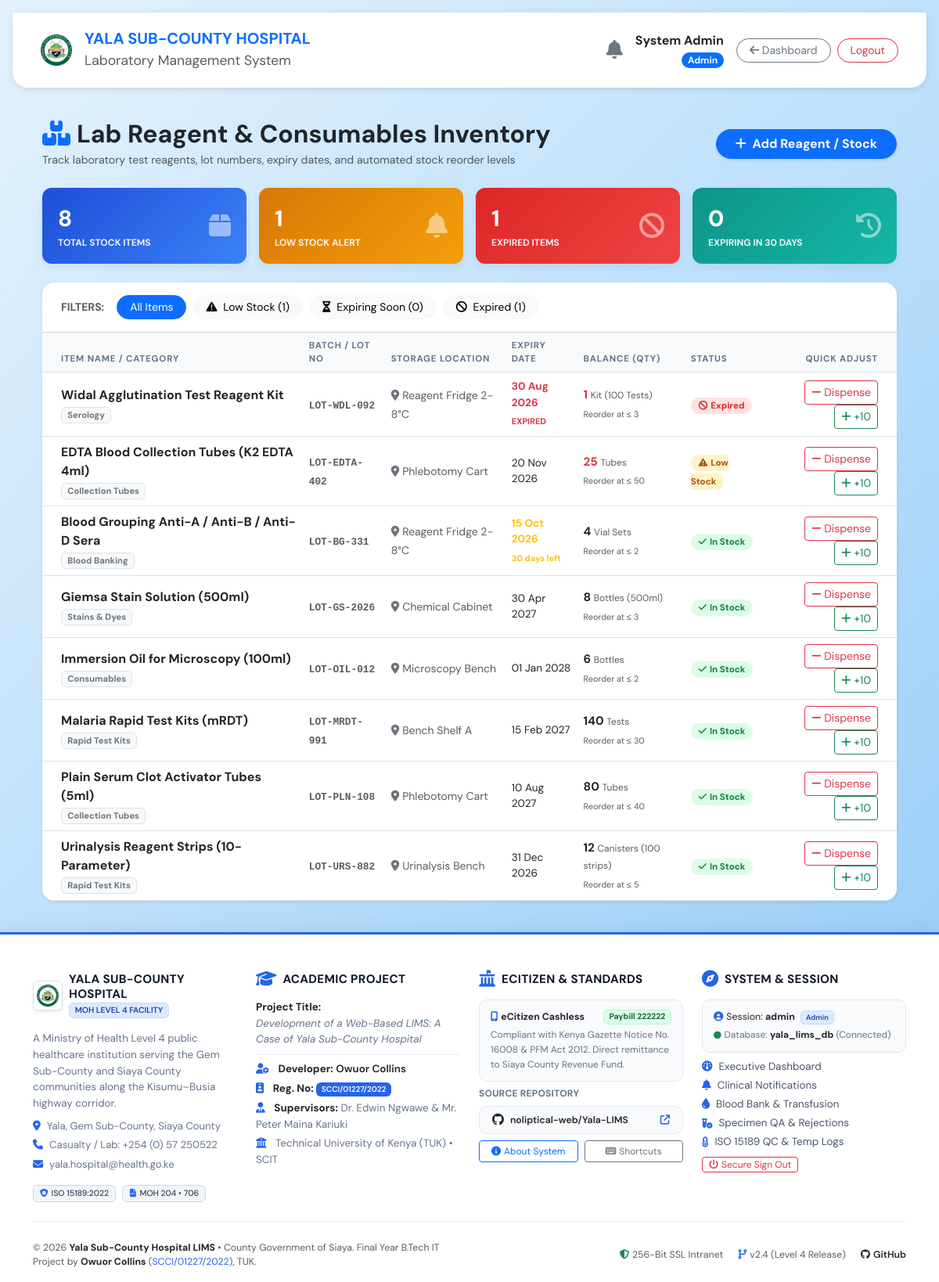
The app's page /inventory.php (signed in) with its own data.
### tables this page shows
CREATE TABLE `lab_inventory` (
  `item_id` int(11) NOT NULL AUTO_INCREMENT,
  `item_name` varchar(150) NOT NULL,
  `category` varchar(50) NOT NULL,
  `batch_number` varchar(50) NOT NULL,
  `expiry_date` date NOT NULL,
  `quantity_on_hand` int(11) NOT NULL DEFAULT 0,
  `unit_of_measure` varchar(30) NOT NULL,
  `reorder_level` int(11) NOT NULL DEFAULT 10,
  `storage_location` varchar(100) DEFAULT 'Main Lab Shelf',
  `status` enum('In Stock','Low Stock','Expired') DEFAULT 'In Stock',
  `created_at` timestamp NOT NULL DEFAULT current_timestamp(),
  `updated_at` timestamp NOT NULL DEFAULT current_timestamp() ON UPDATE current_timestamp(),
  PRIMARY KEY (`item_id`)
);

### inventory.php (the view, shortened to what this page needs)
<?php
require_once 'includes/db_connect.php';
$total_items  = $conn->query("SELECT COUNT(*) FROM lab_inventory")->fetch_row()[0] ?? 0;
$low_stock    = $conn->query("SELECT COUNT(*) FROM lab_inventory WHERE quantity_on_hand <= reorder_level AND expiry_date >= CURDATE()")->fetch_row()[0] ?? 0;
$expired_cnt  = $conn->query("SELECT COUNT(*) FROM lab_inventory WHERE expiry_date < CURDATE()")->fetch_row()[0] ?? 0;
$expiring_soon= $conn->query("SELECT COUNT(*) FROM lab_inventory WHERE expiry_date BETWEEN CURDATE() AND DATE_ADD(CURDATE(), INTERVAL 30 DAY)")->fetch_row()[0] ?? 0;
$cat_filter = $_GET['cat'] ?? '';
$status_filter = $_GET['status'] ?? '';
$where = "WHERE 1=1";
$query = "SELECT * FROM lab_inventory $where ORDER BY (expiry_date < CURDATE()) DESC, (quantity_on_hand <= reorder_level) DESC, item_name ASC";
$stmt = $conn->prepare($query);
$stmt->execute();
$items = $stmt->get_result()->fetch_all(MYSQLI_ASSOC);
include 'includes/header.php';
?>
<div class="container py-3">
    <div class="d-flex align-items-center justify-content-between flex-wrap gap-3 mb-4">
        <div>
            <h2 class="fw-bold text-dark mb-1"><i class="fa-solid fa-boxes-stacked text-primary me-2"></i>Lab Reagent & Consumables Inventory</h2>
            <p class="text-muted mb-0" style="font-size:0.88rem;">Track laboratory test reagents, lot numbers, expiry dates, and automated stock reorder levels</p>
        </div>
        <div class="d-flex gap-2">
            <button class="btn btn-primary rounded-pill px-4 fw-bold shadow-sm" data-bs-toggle="modal" data-bs-target="#addItemModal">
                <i class="fa-solid fa-plus me-1"></i> Add Reagent / Stock
            </button>
        </div>
    </div>
    <div class="row g-3 mb-4">
        <div class="col-6 col-md-3">
            <div class="card-kpi" style="background:linear-gradient(135deg,#1d4ed8,#3b82f6)">
                <div class="d-flex justify-content-between align-items-center">
                    <div>
                        <div style="font-size:1.8rem;font-weight:800;"><?= $total_items ?></div>
                        <div style="font-size:0.75rem;font-weight:700;text-transform:uppercase;opacity:0.9">Total Stock Items</div>
                    </div>
                    <i class="fa-solid fa-box fa-2x opacity-50"></i>
                </div>
            </div>
        </div>
        <div class="col-6 col-md-3">
            <div class="card-kpi" style="background:linear-gradient(135deg,#d97706,#f59e0b)">
                <div class="d-flex justify-content-between align-items-center">
                    <div>
                        <div style="font-size:1.8rem;font-weight:800;"><?= $low_stock ?></div>
                        <div style="font-size:0.75rem;font-weight:700;text-transform:uppercase;opacity:0.9">Low Stock Alert</div>
                    </div>
                    <i class="fa-solid fa-bell fa-2x opacity-50"></i>
                </div>
            </div>
        </div>
        <div class="col-6 col-md-3">
            <div class="card-kpi" style="background:linear-gradient(135deg,#dc2626,#ef4444)">
                <div class="d-flex justify-content-between align-items-center">
                    <div>
                        <div style="font-size:1.8rem;font-weight:800;"><?= $expired_cnt ?></div>
                        <div style="font-size:0.75rem;font-weight:700;text-transform:uppercase;opacity:0.9">Expired Items</div>
                    </div>
                    <i class="fa-solid fa-ban fa-2x opacity-50"></i>
                </div>
            </div>
        </div>
        <div class="col-6 col-md-3">
            <div class="card-kpi" style="background:linear-gradient(135deg,#0d9488,#14b8a6)">
                <div class="d-flex justify-content-between align-items-center">
                    <div>
                        <div style="font-size:1.8rem;font-weight:800;"><?= $expiring_soon ?></div>
                        <div style="font-size:0.75rem;font-weight:700;text-transform:uppercase;opacity:0.9">Expiring in 30 Days</div>
                    </div>
                    <i class="fa-solid fa-clock-rotate-left fa-2x opacity-50"></i>
                </div>
            </div>
        </div>
    </div>
    <div class="card border-0 shadow-sm rounded-4 overflow-hidden mb-4">
        <div class="card-header bg-white py-3 px-4 d-flex align-items-center justify-content-between flex-wrap gap-2">
            <div class="d-flex gap-2 align-items-center flex-wrap">
                <span class="text-muted fw-bold small text-uppercase me-2">Filters:</span>
                <a href="inventory.php" class="btn btn-sm <?= empty($cat_filter)&&empty($status_filter)?'btn-primary':'btn-light' ?> rounded-pill px-3">All Items</a>
                <a href="inventory.php?status=low" class="btn btn-sm <?= $status_filter==='low'?'btn-warning':'btn-light' ?> rounded-pill px-3">
                    <i class="fa-solid fa-triangle-exclamation me-1"></i> Low Stock (<?= $low_stock ?>)
                </a>
                <a href="inventory.php?status=soon" class="btn btn-sm <?= $status_filter==='soon'?'btn-info text-white':'btn-light' ?> rounded-pill px-3">
                    <i class="fa-solid fa-hourglass-half me-1"></i> Expiring Soon (<?= $expiring_soon ?>)
                </a>
                <a href="inventory.php?status=expired" class="btn btn-sm <?= $status_filter==='expired'?'btn-danger':'btn-light' ?> rounded-pill px-3">
                    <i class="fa-solid fa-ban me-1"></i> Expired (<?= $expired_cnt ?>)
                </a>
            </div>
        </div>
        <div class="table-responsive">
            <table class="table table-hover align-middle table-inv mb-0">
                <thead class="table-light">
                    <tr>
                        <th class="ps-4">Item Name / Category</th>
                        <th>Batch / Lot No</th>
                        <th>Storage Location</th>
                        <th>Expiry Date</th>
                        <th>Balance (Qty)</th>
                        <th>Status</th>
                        <th class="text-end pe-4">Quick Adjust</th>
                    </tr>
                </thead>
                <tbody>
                    <?php if (empty($items)): ?>
                    <tr><td colspan="7" class="text-center py-5 text-muted">No inventory items found matching filter criteria.</td></tr>
                    <?php else: foreach ($items as $it):
                        $is_exp = strtotime($it['expiry_date']) < time();
                        $is_low = $it['quantity_on_hand'] <= $it['reorder_level'];
                        $days_to_exp = round((strtotime($it['expiry_date']) - time()) / 86400);
                    ?>
                    <tr>
                        <td class="ps-4">
                            <div class="fw-bold text-dark"><?= htmlspecialchars($it['item_name']) ?></div>
                            <span class="badge bg-light text-secondary border" style="font-size:0.7rem;"><?= htmlspecialchars($it['category']) ?></span>
                        </td>
                        <td><span class="font-monospace fw-bold text-muted" style="font-size:0.8rem;"><?= htmlspecialchars($it['batch_number']) ?></span></td>
                        <td><span class="text-muted small"><i class="fa-solid fa-location-dot me-1 text-secondary"></i><?= htmlspecialchars($it['storage_location']) ?></span></td>
                        <td>
                            <div class="<?= $is_exp?'text-danger fw-bold':($days_to_exp<=30?'text-warning fw-bold':'text-dark') ?>" style="font-size:0.85rem;">
                                <?= date('d M Y', strtotime($it['expiry_date'])) ?>
                            </div>
                            <?php if ($is_exp): ?>
                                <small class="text-danger fw-bold" style="font-size:0.68rem;">EXPIRED</small>
                            <?php elseif ($days_to_exp <= 30): ?>
                                <small class="text-warning fw-bold" style="font-size:0.68rem;"><?= $days_to_exp ?> days left</small>
                            <?php endif; ?>
                        </td>
                        <td>
                            <div class="fw-bold <?= $is_low?'text-danger':'text-dark' ?>" style="font-size:0.95rem;">
                                <?= $it['quantity_on_hand'] ?> <small class="text-muted fw-normal" style="font-size:0.75rem;"><?= htmlspecialchars($it['unit_of_measure']) ?></small>
                            </div>
                            <small class="text-muted" style="font-size:0.68rem;">Reorder at &le; <?= $it['reorder_level'] ?></small>
                        </td>
                        <td>
                            <?php if ($is_exp): ?>
                                <span class="badge-stock badge-expired"><i class="fa-solid fa-ban me-1"></i>Expired</span>
                            <?php elseif ($is_low): ?>
                                <span class="badge-stock badge-lowstock"><i class="fa-solid fa-triangle-exclamation me-1"></i>Low Stock</span>
                            <?php else: ?>
                                <span class="badge-stock badge-instock"><i class="fa-solid fa-check me-1"></i>In Stock</span>
                            <?php endif; ?>
                        </td>
                        <td class="text-end pe-4">
                            <form method="post" class="d-inline-flex gap-1 align-items-center">
                                <button type="submit" class="btn btn-sm btn-outline-danger px-2 py-1" title="Dispense 1 Unit" <?= $it['quantity_on_hand']<=0?'disabled':'' ?>>
                                    <i class="fa-solid fa-minus"></i> Dispense
                                </button>
                            </form>
                            <form method="post" class="d-inline-flex gap-1 align-items-center">
                                <button type="submit" class="btn btn-sm btn-outline-success px-2 py-1" title="Restock +10">
                                    <i class="fa-solid fa-plus"></i> +10
                                </button>
                            </form>
                        </td>
                    </tr>
                    <?php endforeach; endif; ?>
                </tbody>
            </table>
        </div>
    </div>
</div>
<?php include 'includes/footer.php'; ?>

### includes/header.php (style rules this page uses)
body { background: linear-gradient(135deg,#E3F2FD 0%,#90CAF9 100%); min-height: 100vh; display: flex; flex-direction: column; font-family:'Segoe UI',Tahoma,Geneva,Verdana,sans-serif; }

### inventory.php (style rules this page uses)
body { font-family: 'DM Sans', sans-serif; }
.card-kpi { border-radius: 12px; padding: 18px 20px; color: #fff; box-shadow: 0 4px 12px rgba(0,0,0,0.06); }
.table-inv thead th { font-size: 0.72rem; text-transform: uppercase; letter-spacing: 0.8px; color: #64748b; font-weight: 700; }
.badge-stock { font-size: 0.72rem; font-weight: 700; border-radius: 20px; padding: 3px 10px; }
.badge-instock { background: #dcfce7; color: #15803d; }
.badge-lowstock { background: #fef3c7; color: #b45309; }
.badge-expired { background: #fee2e2; color: #dc2626; }

### records on screen
lab_inventory: item_name "Widal Agglutination Test Reagent Kit", category "Serology", batch_number "LOT-WDL-092", storage_location "Reagent Fridge 2-8°C", expiry_date "30 Aug 2026", shows "EXPIRED", quantity_on_hand "1", unit_of_measure "Kit (100 Tests)", reorder_level "3", shows "Expired"
lab_inventory: item_name "EDTA Blood Collection Tubes (K2 EDTA 4ml)", category "Collection Tubes", batch_number "LOT-EDTA-402", storage_location "Phlebotomy Cart", expiry_date "20 Nov 2026", quantity_on_hand "25", unit_of_measure "Tubes", reorder_level "50", shows "Low Stock"
lab_inventory: item_name "Blood Grouping Anti-A / Anti-B / Anti-D Sera", category "Blood Banking", batch_number "LOT-BG-331", storage_location "Reagent Fridge 2-8°C", expiry_date "15 Oct 2026", expiry_date "30", quantity_on_hand "4", unit_of_measure "Vial Sets", reorder_level "2", shows "In Stock"
lab_inventory: item_name "Giemsa Stain Solution (500ml)", category "Stains & Dyes", batch_number "LOT-GS-2026", storage_location "Chemical Cabinet", expiry_date "30 Apr 2027", quantity_on_hand "8", unit_of_measure "Bottles (500ml)", reorder_level "3", shows "In Stock"
lab_inventory: item_name "Immersion Oil for Microscopy (100ml)", category "Consumables", batch_number "LOT-OIL-012", storage_location "Microscopy Bench", expiry_date "01 Jan 2028", quantity_on_hand "6", unit_of_measure "Bottles", reorder_level "2", shows "In Stock"
lab_inventory: item_name "Malaria Rapid Test Kits (mRDT)", category "Rapid Test Kits", batch_number "LOT-MRDT-991", storage_location "Bench Shelf A", expiry_date "15 Feb 2027", quantity_on_hand "140", unit_of_measure "Tests", reorder_level "30", shows "In Stock"
lab_inventory: item_name "Plain Serum Clot Activator Tubes (5ml)", category "Collection Tubes", batch_number "LOT-PLN-108", storage_location "Phlebotomy Cart", expiry_date "10 Aug 2027", quantity_on_hand "80", unit_of_measure "Tubes", reorder_level "40", shows "In Stock"
lab_inventory: item_name "Urinalysis Reagent Strips (10-Parameter)", category "Rapid Test Kits", batch_number "LOT-URS-882", storage_location "Urinalysis Bench", expiry_date "31 Dec 2026", quantity_on_hand "12", unit_of_measure "Canisters (100 strips)", reorder_level "5", shows "In Stock"

### other values on screen
$_SESSION['full_name'] "System Admin"
$_SESSION['role'] "Admin"
$total_items "8"
$low_stock "1"
$expired_cnt "1"
$expiring_soon "0"
$_SESSION['username'] "admin"
